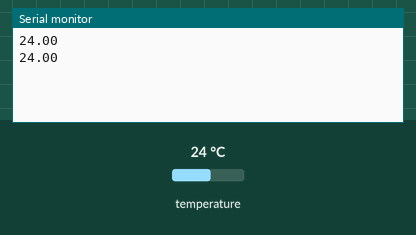
The sketch below on a simulated ESP8266 (NodeMCU). Parts: the last lines printed to the serial monitor. The inputs (shaded band) are chosen by the test bench; at power-on: temperature 24 °C.

Above: at 2.3 s.
2.4 s: temperature set to 12 °C
At 2.4 s:
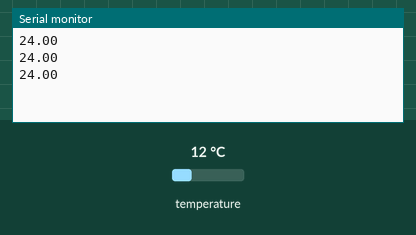
3.9 s: temperature set to 19 °C
At 3.9 s:
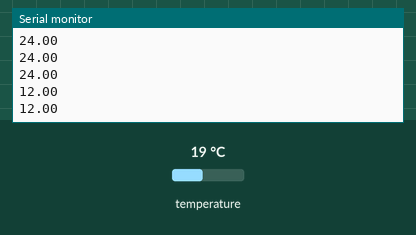
Timing chart, 0 to 6.9 s (numbered marks = the images above; inputs shaded):
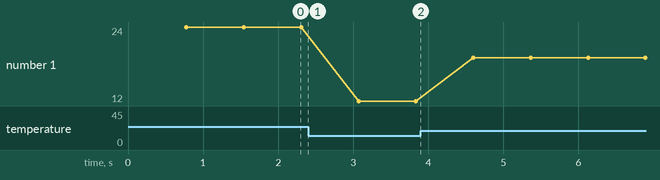

The sketch:

nodemcu-ds18b20.ino
```cpp
#include <OneWire.h>
#include <DallasTemperature.h>

OneWire pin(D4);
DallasTemperature sensor(&pin);

void setup()
{
   Serial.begin(115200);
   sensor.begin();
}

void loop()
{
  sensor.requestTemperatures();
  Serial.println(sensor.getTempCByIndex(0));
}
```

Measured:
- plotted number 1: 24 → 12 after the input at 2.4 s, 12 → 19 after the input at 3.9 s
